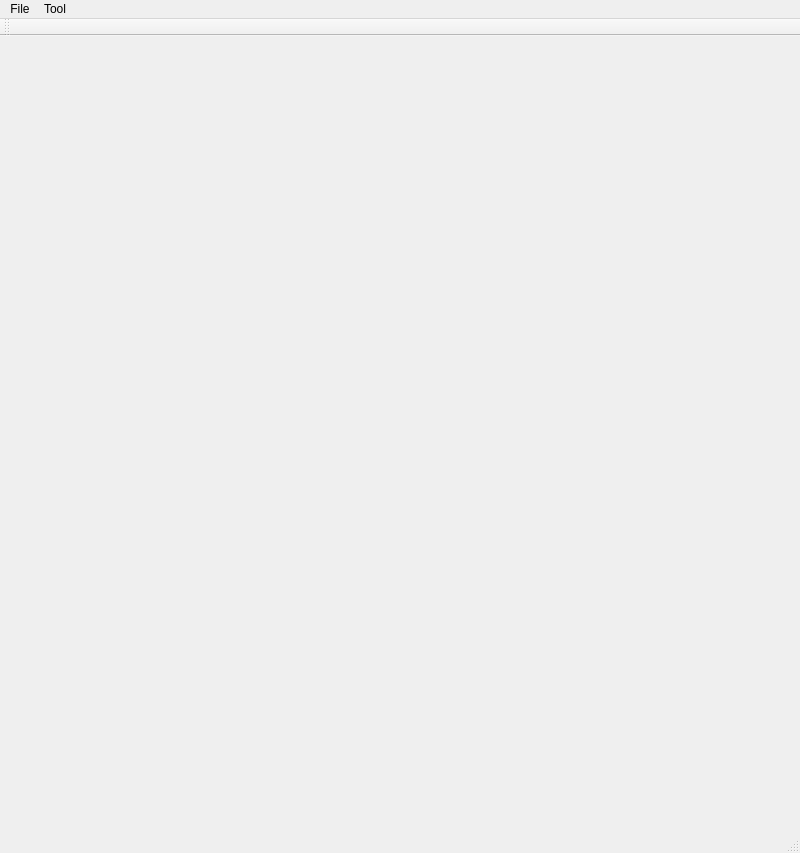
<?xml version="1.0" encoding="UTF-8"?>
<ui version="4.0">
 <class>MainWindowClass</class>
 <widget class="QMainWindow" name="MainWindowClass">
  <property name="geometry">
   <rect>
    <x>0</x>
    <y>0</y>
    <width>800</width>
    <height>853</height>
   </rect>
  </property>
  <property name="windowTitle">
   <string>Facade IPM</string>
  </property>
  <widget class="QWidget" name="centralWidget"/>
  <widget class="QMenuBar" name="menuBar">
   <property name="geometry">
    <rect>
     <x>0</x>
     <y>0</y>
     <width>800</width>
     <height>21</height>
    </rect>
   </property>
   <widget class="QMenu" name="menuFile">
    <property name="title">
     <string>File</string>
    </property>
    <addaction name="actionExit"/>
   </widget>
   <widget class="QMenu" name="menuTool">
    <property name="title">
     <string>Tool</string>
    </property>
    <addaction name="actionParameterEstimation"/>
    <addaction name="separator"/>
   </widget>
   <addaction name="menuFile"/>
   <addaction name="menuTool"/>
  </widget>
  <widget class="QToolBar" name="mainToolBar">
   <attribute name="toolBarArea">
    <enum>TopToolBarArea</enum>
   </attribute>
   <attribute name="toolBarBreak">
    <bool>false</bool>
   </attribute>
  </widget>
  <widget class="QStatusBar" name="statusBar"/>
  <action name="actionOpenImage">
   <property name="text">
    <string>Open Image</string>
   </property>
  </action>
  <action name="actionExit">
   <property name="text">
    <string>Exit</string>
   </property>
  </action>
  <action name="actionParameterEstimationAll">
   <property name="text">
    <string>Parameter Estimation All</string>
   </property>
   <property name="shortcut">
    <string>Ctrl+P</string>
   </property>
  </action>
  <action name="actionNew">
   <property name="text">
    <string>New</string>
   </property>
   <property name="shortcut">
    <string>Ctrl+N</string>
   </property>
  </action>
  <action name="actionOpenCGA">
   <property name="text">
    <string>Open CGA</string>
   </property>
  </action>
  <action name="actionOpenContour">
   <property name="text">
    <string>Open Contour</string>
   </property>
   <property name="shortcut">
    <string>Ctrl+O</string>
   </property>
  </action>
  <action name="actionSaveContour">
   <property name="text">
    <string>Save Contour</string>
   </property>
   <property name="shortcut">
    <string>Ctrl+S</string>
   </property>
  </action>
  <action name="actionUndo">
   <property name="text">
    <string>Undo</string>
   </property>
   <property name="shortcut">
    <string>Ctrl+Z</string>
   </property>
  </action>
  <action name="actionExtractCameraParameter">
   <property name="text">
    <string>Extract Camera Parameter</string>
   </property>
  </action>
  <action name="actionParameterEstimationWithCameraCalibration">
   <property name="text">
    <string>Parameter Estimation with Camera Calibration</string>
   </property>
  </action>
  <action name="actionGenerateTrainingImages">
   <property name="text">
    <string>Generate Training Images</string>
   </property>
  </action>
  <action name="actionParameterEstimation">
   <property name="text">
    <string>Parameter Estimation</string>
   </property>
  </action>
  <action name="actionGenerateTrainingImagesFromExamples">
   <property name="text">
    <string>Generate Training Images From Examples</string>
   </property>
  </action>
 </widget>
 <layoutdefault spacing="6" margin="11"/>
 <resources>
  <include location="MainWindow.qrc"/>
 </resources>
 <connections/>
</ui>
